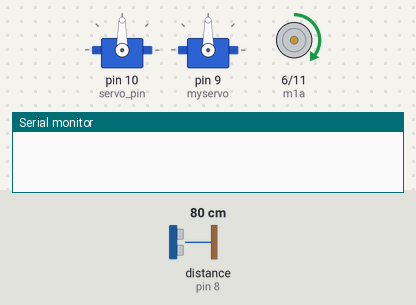
Bench run of a sketch on a simulated Arduino Uno, built with avr-gcc and run on an emulated ATmega328P. Shown: 2 × servo, motor-driver pin pairs drawn as motors (green arrow = first pin HIGH = forward, orange = second pin HIGH = backward, longer = more drive), the last lines printed to the serial monitor. Wiring (inferred from the names in the program): ultrasonic range finder: trigger pin 7; echo pin 8. The test bench sets the inputs (shaded band); at power-on: distance to the obstacle (sensor on pin 8) 80 cm. The echo pulse lasts 58.3 µs per cm.

Above: at 1.2 s.
1.3 s: distance to the obstacle (sensor on pin 8) set to 54 cm
2.8 s: distance to the obstacle (sensor on pin 8) set to 48 cm
At 3.7 s:
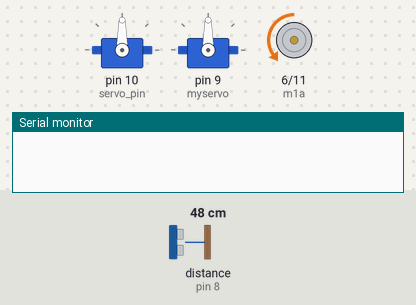
At 24.4 s:
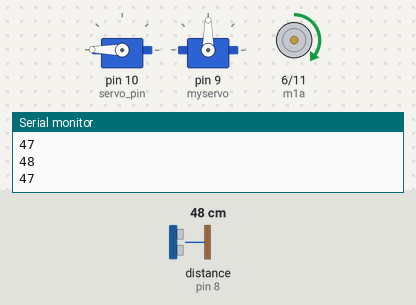
Timing chart, 0 to 47.4 s (numbered marks = the images above; inputs shaded):
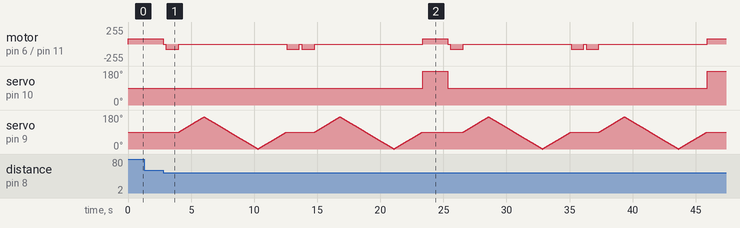

The sketch:

main_code.ino
```cpp
#define three_sensors false
int centerSide = 90;
#include <Servo.h>
int m1a = 6;
int m1b = 11;
#define ECHOPIN 8
#define TRIGPIN 7
#define servo_pin 10
#define pos 90
#define echoL 2
#define trigL 3
#define trigR 12
#define echoR 13
int middleDistance, leftDistance, rightDistance, calcDistance, duration;
char val;
Servo steering;
Servo myservo;

int checkDistance()
{
  digitalWrite(TRIGPIN, LOW);
  delayMicroseconds(2);
  digitalWrite(TRIGPIN, HIGH);
  delayMicroseconds(10);
  digitalWrite(TRIGPIN, LOW);
  unsigned long duratn = pulseIn(ECHOPIN, HIGH);
  float calcDist = ((float)duratn * 0.0343) / 2.0;
  calcDistance = (int)calcDist;
  delay(1);
  return calcDistance;
}

int checkDistanceR()
{
  digitalWrite(trigR, LOW);
  delayMicroseconds(2);
  digitalWrite(trigR, HIGH);
  delayMicroseconds(10);
  digitalWrite(trigR, LOW);
  unsigned long duratn = pulseIn(echoR, HIGH);
  float calcDist = ((float)duratn * 0.0343) / 2.0;
  calcDistance = (int)calcDist;
  delay(1);
  return calcDistance;
}

int checkDistanceL()
{
  digitalWrite(trigL, LOW);
  delayMicroseconds(2);
  digitalWrite(trigL, HIGH);
  delayMicroseconds(10);
  digitalWrite(trigL, LOW);
  unsigned long duratn = pulseIn(echoL, HIGH);
  float calcDist = ((float)duratn * 0.0343) / 2.0;
  calcDistance = (int)calcDist;
  delay(1);
  return calcDistance;
}

void forward() {
  digitalWrite(m1b, LOW);
  analogWrite(m1a, 80);
  steering.write(pos);
}

void backward() {
  digitalWrite(m1a, LOW);
  analogWrite(m1b, 80);
  steering.write(pos);
}

void left() {
  steering.write(179);
  digitalWrite(m1b, LOW);
  analogWrite(m1a, 80);
}

void right() {
  steering.write(0);
  analogWrite(m1a, 80);
  digitalWrite(m1b, LOW);
}

void Stop() {
  analogWrite(m1a, 0);
  digitalWrite(m1b, LOW);
  steering.write(pos);
}

void bluetooth()
{
  while (true) {
    while (Serial.available() > 0) {
      val = Serial.read();
      Serial.println(val);
    }
    if (val == 'F') {
      forward();
    }
    else if (val == 'B') {
      backward();
    }
    else if (val == 'L') {
      left();
    }
    else if (val == 'R') {
      right();
    }
    else if (val == 'S') {
      Stop();
    }
    else if (val == 'X') {
      Stop();
    }
    else if (val == 'x') {
      return;
    }
  }
}

void setup()
{
  pinMode(TRIGPIN, OUTPUT);
  pinMode(ECHOPIN, INPUT);
  pinMode(m1a, OUTPUT);
  pinMode(m1b, OUTPUT);
  pinMode(trigR, OUTPUT);
  pinMode(echoR, INPUT);
  pinMode(trigL, OUTPUT);
  pinMode(echoL, INPUT);
  Serial.begin(9600);
  steering.attach(servo_pin);
  steering.write(pos);
  myservo.attach(9);
  myservo.write(centerSide);
}

void loop()
{
  while (Serial.available() > 0)
  {
    val = Serial.read();
    Serial.println(val);
    if (val == 'X') bluetooth();
  }
  middleDistance = checkDistance();
  runWithoutBluetooth();
}

void runWithoutBluetooth()
{
  if (middleDistance <= 50)
  {
    Stop();
    delay(200);
    backward();
    delay(1000);
    Stop();
    delay(10);
    int s = 0;
    if (three_sensors)
    {
      rightDistance = checkDistanceR();
      leftDistance = checkDistanceL();
    }
    else
    {
      for (int t = centerSide; t <= 170; t++)
      {
        myservo.write(t);
        delay(25);
      }
      leftDistance = checkDistance();
      Serial.println(leftDistance);
      for (int tt = 169; tt >= 0; tt--)
      {
        myservo.write(tt);
        delay(25);
      }
      rightDistance = checkDistance();
      Serial.println(rightDistance);
      for (int ttt = 1; ttt <= centerSide; ttt++)
      {
        myservo.write(ttt);
        delay(25);
      }
    }
    if (rightDistance > leftDistance)
    {
      right();
      Serial.println("right");
      delay(2000);
    }
    else if (rightDistance < leftDistance)
    {
      left();
      delay(2000);
      Serial.println("left");
    }
    else if ((rightDistance <= 50) && (leftDistance <= 50))
    {
      backward();
      delay(1000);
    }
  }
  else forward();
}
```

Measured:
- the behaviour switches between 52 and 51 cm on distance to the obstacle (sensor on pin 8) (found by bisection; images 0 and 1)
- after the input at 1.3 s, every drawn part: stays the same
- after the input at 2.8 s, motor on pin 6 (m1a) / pin 11 (m1b): forward 80/255 → stopped at once, → backward 80/255 0.20 s later, → stopped 1.0 s later, → backward 80/255 8.6 s later, … (16 changes in this stretch); servo on pin 10 (servo_pin): 90° → 179° after 20.6 s, → 90° 2.0 s later, → 179° 20.5 s later
